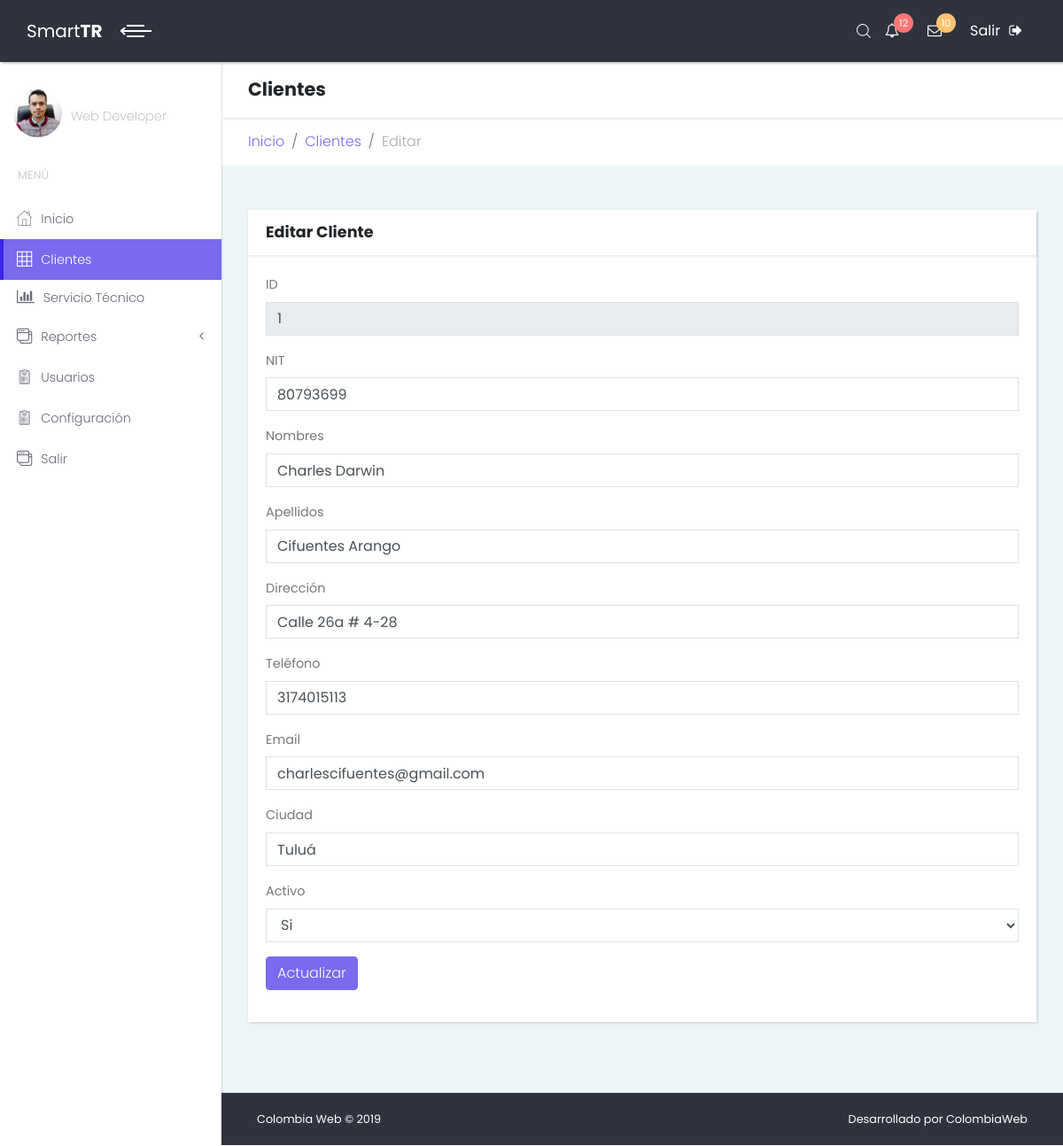
/ccustomers/edit/1, run on an earlier commit of the app's database.
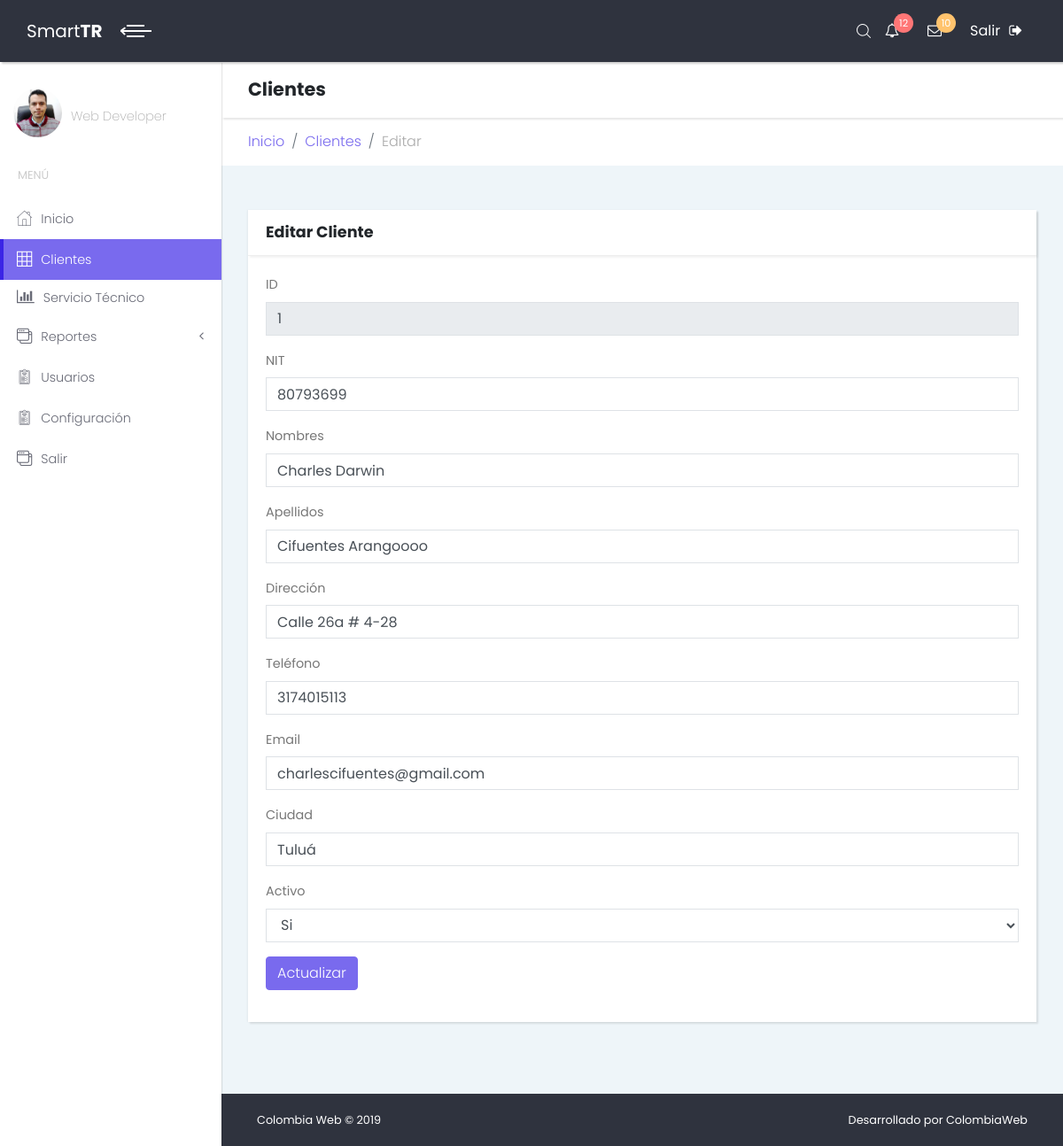
And on a later commit of the database.
### tables this page shows
CREATE TABLE `customers` (
  `customer_id` int(11) NOT NULL,
  `customer_nit` int(11) NOT NULL,
  `customer_firstname` varchar(45) DEFAULT NULL,
  `customer_lastname` varchar(45) DEFAULT NULL,
  `customer_address` varchar(45) DEFAULT NULL,
  `customer_phone` varchar(45) DEFAULT NULL,
  `customer_email` varchar(45) DEFAULT NULL,
  `customer_city` varchar(45) DEFAULT NULL,
  `customer_status` tinyint(1) NOT NULL DEFAULT '1'
);

### application/controllers/Ccustomers.php (called while the page is built, shortened)
<?php
class Ccustomers extends CI_Controller {
	public function __construct()
  	{
  		$this->load->model('mcustomers');
	}
	public function edit($id)
	{
		$data = array('customer' => $this->mcustomers->get_customer($id));
		$this->load->view('layout/header');
		$this->load->view('layout/sidebar');
		$this->load->view('customers/edit',$data);
		$this->load->view('layout/footer');
	}
}

### index.php (called while the page is built, shortened)
<?php
require_once BASEPATH.'core/CodeIgniter.php';

### application/models/Mcustomers.php (called while the page is built, shortened)
<?php
class Mcustomers extends CI_model{
    public function get_customer($id)
    {
        $this->db->where('customer_id',$id);
        $query = $this->db->get('customers');
        return $query->row();
    }
}

### application/views/customers/edit.php (the view, shortened to what this page needs)
<div class="content-inner">
          <header class="page-header">
            <div class="container-fluid">
              <h2 class="no-margin-bottom">Clientes</h2>
            </div>
          </header>
          <div class="breadcrumb-holder container-fluid">
            <ul class="breadcrumb">
              <li class="breadcrumb-item"><a href="<?php echo base_url('chome');?>">Inicio</a></li>
              <li class="breadcrumb-item active"><a href="<?php echo base_url('ccustomers');?>">Clientes</a></li>
              <li class="breadcrumb-item active">Editar</a></li>
            </ul>
          </div>
          <section class="forms">
            <div class="container-fluid">
              <div class="row">
                <div class="col-lg-12">
                  <div class="card">
                    <div class="card-header d-flex align-items-center">
                      <h3 class="h4">Editar Cliente</h3>
                    </div>
                    <div class="card-body">
                      <form action="<?php echo base_url('ccustomers/update'); ?>" method="POST">
                        <div class="form-group">
                          <label class="form-control-label">ID</label>
                          <input type="text" class="form-control" id="id" name="id" value="<?php echo $customer->customer_id ?>" readonly>
                        </div>
                        <div class="form-group">
                          <label class="form-control-label">NIT</label>
                          <input type="text" class="form-control" id="nit" name="nit" value="<?php echo $customer->customer_nit ?>">
                        </div>
                        <div class="form-group">
                          <label class="form-control-label">Nombres</label>
                          <input type="text" class="form-control" id="firstname" name="firstname" value="<?php echo $customer->customer_firstname ?>">
                        </div>
                        <div class="form-group">
                          <label class="form-control-label">Apellidos</label>
                          <input type="text" class="form-control" id="lastname" name="lastname" value="<?php echo $customer->customer_lastname ?>">
                        </div>
                        <div class="form-group">
                          <label class="form-control-label">Dirección</label>
                          <input type="text" class="form-control" id="address" name="address" value="<?php echo $customer->customer_address ?>">
                        </div>
                        <div class="form-group">
                          <label class="form-control-label">Teléfono</label>
                          <input type="text" class="form-control" id="phone" name="phone" value="<?php echo $customer->customer_phone ?>">
                        </div>
                        <div class="form-group">
                          <label class="form-control-label">Email</label>
                          <input type="text" class="form-control" id="email" name="email" value="<?php echo $customer->customer_email ?>">
                        </div>
                        <div class="form-group">
                          <label class="form-control-label">Ciudad</label>
                          <input type="text" class="form-control" id="city" name="city" value="<?php echo $customer->customer_city ?>">
                        </div>
                        <div class="form-group">
                          <label class="form-control-label">Activo</label>
                          <select class="form-control select2" name="status">
                            <?php if ($customer->customer_status == 1): ?>
                              <option value="1" selected="selected">Si</option>
                            <?php else: ?>
                              <option value="0" selected="selected">No</option>
                            <?php endif; ?>
                          </select>
                        </div>
                        <div class="form-group">
                          <input type="submit" value="Actualizar" class="btn btn-primary">
                        </div>
                      </form>
                    </div>
                  </div>
                </div>
              </div>
            </div>
          </section>

What changed in the data, as far as the page shows it:
changed customers "Charles Darwin": lastname "Cifuentes Arango" → "Cifuentes Arangoooo"
